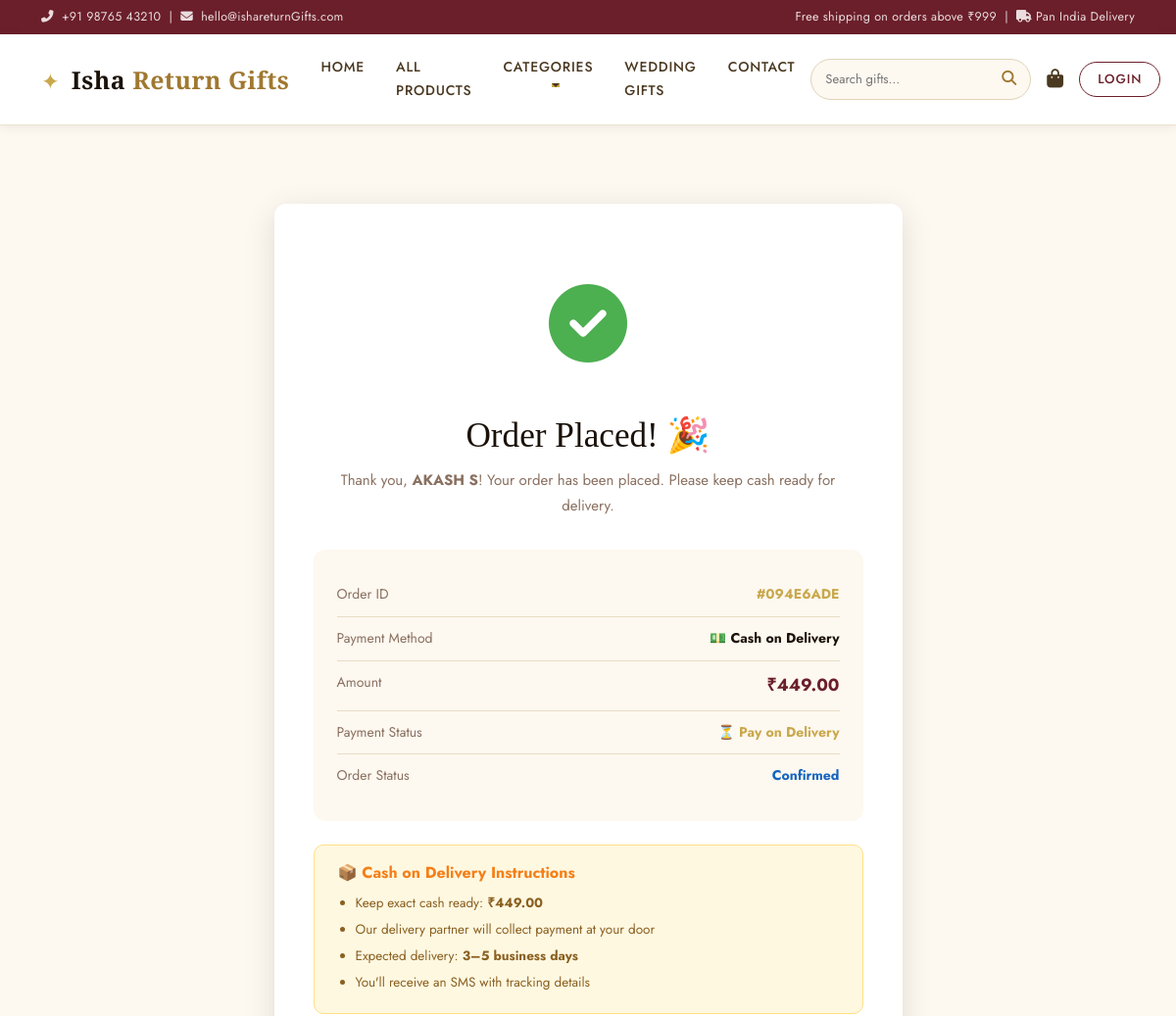
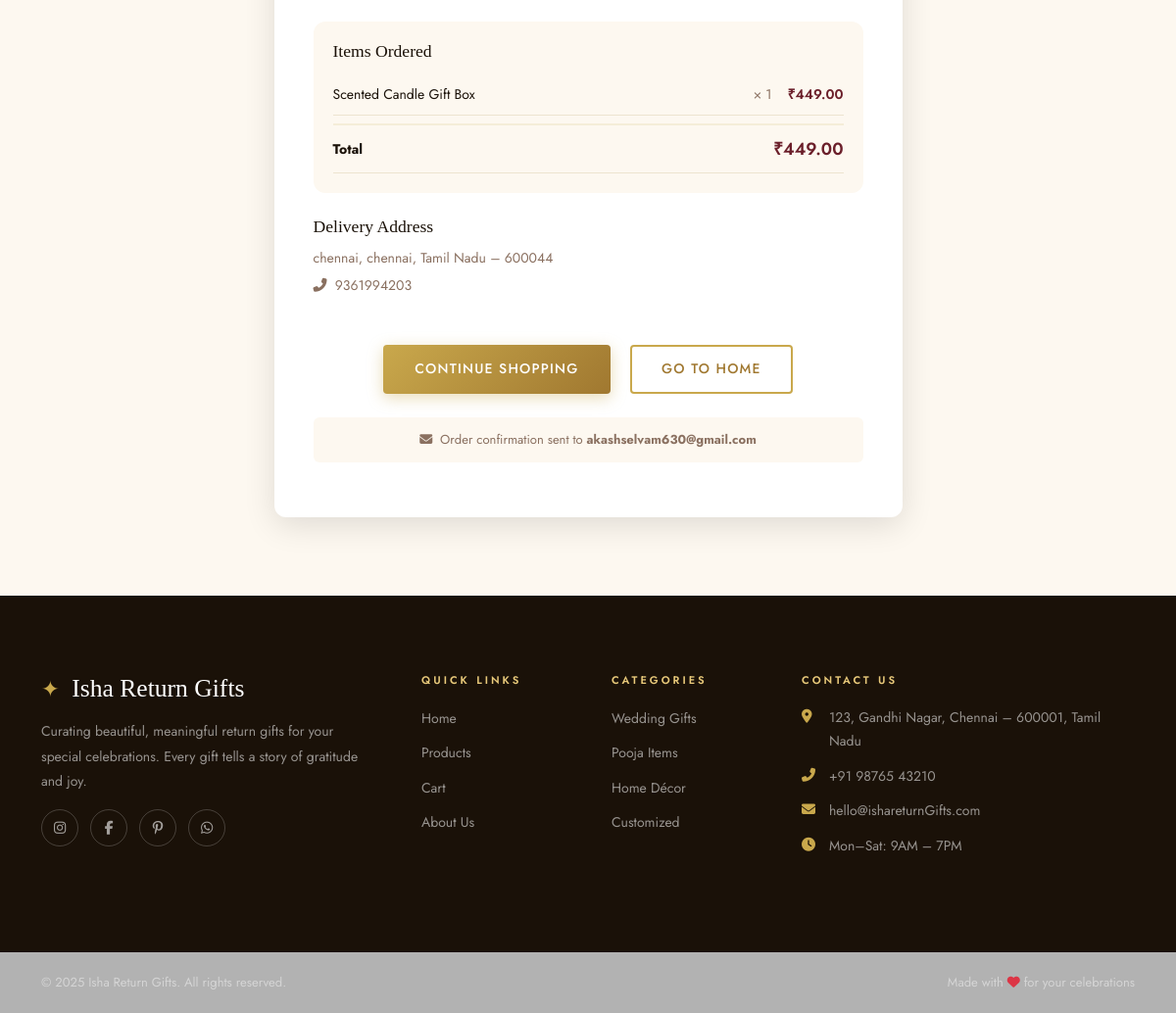
/orders/confirmation/1/, run on the app's committed database (2 pictures, top to bottom).
### orders/models.py (models this page shows, shortened)
class Order(models.Model):
    STATUS_CHOICES = [
        ('pending', 'Pending'),
        ('confirmed', 'Confirmed'),
        ('processing', 'Processing'),
        ('shipped', 'Shipped'),
        ('delivered', 'Delivered'),
        ('cancelled', 'Cancelled'),
    ]
    PAYMENT_STATUS_CHOICES = [
        ('pending', 'Pending'),
        ('paid', 'Paid'),
        ('failed', 'Failed'),
        ('refunded', 'Refunded'),
    ]
    PAYMENT_METHOD_CHOICES = [
        ('cod', 'Cash on Delivery'),
        ('online', 'Online Payment (UPI / Card / Net Banking)'),
    ]
    order_id = models.UUIDField(default=uuid.uuid4, editable=False, unique=True)
    customer_name = models.CharField(max_length=200)
    customer_email = models.EmailField(blank=True)
    customer_phone = models.CharField(max_length=15)
    address = models.TextField()
    city = models.CharField(max_length=100)
    state = models.CharField(max_length=100, default='Tamil Nadu')
    pincode = models.CharField(max_length=10)
    total_price = models.DecimalField(max_digits=10, decimal_places=2)
    payment_method = models.CharField(max_length=20, choices=PAYMENT_METHOD_CHOICES, default='online')
    payment_id = models.CharField(max_length=200, blank=True)
    razorpay_order_id = models.CharField(max_length=200, blank=True)
    payment_status = models.CharField(max_length=20, choices=PAYMENT_STATUS_CHOICES, default='pending')
    order_status = models.CharField(max_length=20, choices=STATUS_CHOICES, default='pending')
    notes = models.TextField(blank=True)
    created_at = models.DateTimeField(auto_now_add=True)
    updated_at = models.DateTimeField(auto_now=True)
    class Meta:
        ordering = ['-created_at']
    def get_short_order_id(self):
        return str(self.order_id)[:8].upper()
    def is_cod(self):
        return self.payment_method == 'cod'

class OrderItem(models.Model):
    order = models.ForeignKey(Order, on_delete=models.CASCADE, related_name='items')
    product = models.ForeignKey(Product, on_delete=models.SET_NULL, null=True)
    product_name = models.CharField(max_length=300)
    product_price = models.DecimalField(max_digits=10, decimal_places=2)
    quantity = models.PositiveIntegerField()
    def get_subtotal(self):
        return self.product_price * self.quantity

### orders/views.py (the view)
# urls.py: path('confirmation/<int:order_id>/', views.order_confirmation, name='order_confirmation'),
def order_confirmation(request, order_id):
    order = get_object_or_404(Order, id=order_id)
    return render(request, 'orders/order_confirmation.html', {'order': order})

### products/context_processors.py (called while the page is built)
def cart_count(request):
    count = 0
    if request.session.session_key:
        try:
            cart = Cart.objects.get(session_key=request.session.session_key)
            count = cart.get_item_count()
        except Cart.DoesNotExist:
            pass
    return {'cart_count': count}

### templates/orders/order_confirmation.html (shortened to what this page needs)
{% extends 'base.html' %}
{% load static %}
{% block content %}
<section class="confirmation-section">
    <div class="container">
        <div class="row justify-content-center">
            <div class="col-lg-7">
                <div class="confirmation-card text-center">
                    <div class="success-icon">
                        <i class="fas fa-check-circle"></i>
                    </div>
                    <h2 class="confirmation-title">
                        {% if order.is_cod %}
                            Order Placed! 🎉
                        {% else %}
                            Payment Successful! 🎉
                        {% endif %}
                    </h2>
                    <p class="confirmation-subtitle">
                        Thank you, <strong>{{ order.customer_name }}</strong>!
                        {% if order.is_cod %}
                            Your order has been placed. Please keep cash ready for delivery.
                        {% else %}
                            Your payment is confirmed and order is being processed.
                        {% endif %}
                    </p>
                    <div class="order-details-box">
                        <div class="order-detail-row">
                            <span>Order ID</span>
                            <strong style="color:var(--gold);">#{{ order.get_short_order_id }}</strong>
                        </div>
                        <div class="order-detail-row">
                            <span>Payment Method</span>
                            <strong>
                                {% if order.is_cod %}
                                    💵 Cash on Delivery
                                {% else %}
                                    💳 Online Payment
                                {% endif %}
                            </strong>
                        </div>
                        <div class="order-detail-row">
                            <span>Amount</span>
                            <strong style="color:var(--maroon);font-size:1.1rem;">₹{{ order.total_price }}</strong>
                        </div>
                        <div class="order-detail-row">
                            <span>Payment Status</span>
                            <strong>
                                {% if order.is_cod %}
                                    <span style="color:var(--gold);">⏳ Pay on Delivery</span>
                                {% else %}
                                    <span style="color:#2e7d32;">✅ Paid</span>
                                {% endif %}
                            </strong>
                        </div>
                        <div class="order-detail-row">
                            <span>Order Status</span>
                            <strong style="color:#1565c0;">{{ order.order_status|title }}</strong>
                        </div>
                    </div>
                    {% if order.is_cod %}
                    <div style="background:#fff8e1;border-radius:10px;padding:18px 24px;margin:20px 0;border:1px solid #ffe082;text-align:left;">
                        <h6 style="color:#f57f17;font-weight:700;margin-bottom:8px;">📦 Cash on Delivery Instructions</h6>
                        <ul style="margin:0;padding-left:18px;font-size:13.5px;color:#8a6020;line-height:2;">
                            <li>Keep exact cash ready: <strong>₹{{ order.total_price }}</strong></li>
                            <li>Our delivery partner will collect payment at your door</li>
                            <li>Expected delivery: <strong>3–5 business days</strong></li>
                            <li>You'll receive an SMS with tracking details</li>
                        </ul>
                    </div>
                    {% endif %}
                    <div class="order-items-summary mt-4">
                        <h5>Items Ordered</h5>
                        {% for item in order.items.all %}
                        <div class="confirmation-item">
                            <span class="ci-name">{{ item.product_name }}</span>
                            <span class="ci-qty">× {{ item.quantity }}</span>
                            <span class="ci-price">₹{{ item.get_subtotal }}</span>
                        </div>
                        {% endfor %}
                        <div class="confirmation-item" style="border-top:2px solid var(--cream-dark);margin-top:8px;padding-top:10px;">
                            <span class="ci-name" style="font-weight:700;">Total</span>
                            <span class="ci-price" style="font-size:1.1rem;">₹{{ order.total_price }}</span>
                        </div>
                    </div>
                    <div class="delivery-info mt-4">
                        <h5>Delivery Address</h5>
                        <p>{{ order.address }}, {{ order.city }}, {{ order.state }} – {{ order.pincode }}</p>
                        <p><i class="fas fa-phone-alt me-1"></i> {{ order.customer_phone }}</p>
                    </div>
                    <div class="confirmation-actions mt-5">
                        <a href="{% url 'product_list' %}" class="btn-primary-gold">Continue Shopping</a>
                        <a href="{% url 'home' %}" class="btn-outline-gold ms-3">Go to Home</a>
                    </div>
                    <div class="confirmation-note mt-4">
                        {% if order.customer_email %}
                        <i class="fas fa-envelope me-1"></i>
                        Order confirmation sent to <strong>{{ order.customer_email }}</strong>
                        {% else %}
                        <i class="fas fa-info-circle me-1"></i>
                        Order confirmed! Our team will contact you at <strong>{{ order.customer_phone }}</strong>
                        {% endif %}
                    </div>
                </div>
            </div>
        </div>
    </div>
</section>
{% endblock %}

### static/css/style.css (style rules this page uses)
:root { --gold: #c9a84c; --gold-light: #e8c97a; --gold-dark: #a07830; --maroon: #6b1f2a; --maroon-light: #8b3040; --cream: #fdf8f0; --cream-dark: #f5edd8; --text-dark: #1a1108; --text-mid: #4a3820; --text-muted: #8a7060; --white: #ffffff; --shadow-sm: 0 2px 12px rgba(0,0,0,0.07); --shadow-md: 0 8px 32px rgba(0,0,0,0.12); --shadow-lg: 0 16px 56px rgba(0,0,0,0.18); --radius: 12px; --radius-sm: 6px; --transition: all 0.3s ease; }
* { box-sizing: border-box; margin: 0; padding: 0; }
body { font-family: 'Jost', sans-serif; background: var(--white); color: var(--text-dark); font-size: 15px; line-height: 1.7; }
.btn-primary-gold { display: inline-block; background: linear-gradient(135deg, var(--gold) 0%, var(--gold-dark) 100%); color: white; font-family: 'Jost', sans-serif; font-weight: 500; font-size: 14px; letter-spacing: 1.2px; text-transform: uppercase; padding: 13px 32px; border-radius: 4px; border: none; cursor: pointer; text-decoration: none; transition: var(--transition); box-shadow: 0 4px 16px rgba(201,168,76,0.4); }
.btn-outline-gold { display: inline-block; border: 2px solid var(--gold); color: var(--gold-dark); font-family: 'Jost', sans-serif; font-weight: 500; font-size: 14px; letter-spacing: 1.2px; text-transform: uppercase; padding: 11px 30px; border-radius: 4px; cursor: pointer; text-decoration: none; transition: var(--transition); }
.confirmation-section { padding: 80px 0; background: var(--cream); }
.confirmation-card { background: white; border-radius: var(--radius); padding: 56px 40px; box-shadow: var(--shadow-md); }
.success-icon { font-size: 5rem; color: #4caf50; margin-bottom: 24px; animation: successPop 0.6s ease; }
.confirmation-title { font-family: 'Cormorant Garamond', serif; font-size: 2.2rem; font-weight: 300; color: var(--text-dark); margin-bottom: 12px; }
.confirmation-subtitle { color: var(--text-muted); margin-bottom: 32px; }
.order-details-box { background: var(--cream); border-radius: var(--radius); padding: 24px; margin: 24px 0; text-align: left; }
.order-detail-row { display: flex; justify-content: space-between; padding: 10px 0; border-bottom: 1px solid #e8dcc4; font-size: 14px; }
.order-detail-row:last-child { border-bottom: none; }
.order-detail-row span { color: var(--text-muted); }
.order-items-summary { background: var(--cream); border-radius: var(--radius); padding: 20px; text-align: left; }
.order-items-summary h5 { font-family: 'Cormorant Garamond', serif; font-size: 1.1rem; margin-bottom: 14px; }
.confirmation-item { display: flex; justify-content: space-between; align-items: center; padding: 8px 0; border-bottom: 1px solid #ede4d0; font-size: 14px; }
.ci-name { color: var(--text-dark); flex: 1; }
.ci-qty { color: var(--text-muted); padding: 0 16px; }
.ci-price { font-weight: 600; color: var(--maroon); }
.delivery-info { text-align: left; }
.delivery-info h5 { font-family: 'Cormorant Garamond', serif; font-size: 1.1rem; margin-bottom: 10px; }
.delivery-info p { font-size: 14px; color: var(--text-muted); margin-bottom: 4px; }
.confirmation-note { font-size: 13px; color: var(--text-muted); background: var(--cream); padding: 12px 20px; border-radius: var(--radius-sm); }

### data on the page
Order: customer_name "AKASH S", get_short_order_id "094E6ADE", total_price "449.00", order_status "Confirmed", address "chennai", city "chennai", state "Tamil Nadu", pincode "600044", customer_phone "9361994203", customer_email "akashselvam630@gmail.com"
OrderItem: product_name "Scented Candle Gift Box", quantity "1", get_subtotal "449.00"
